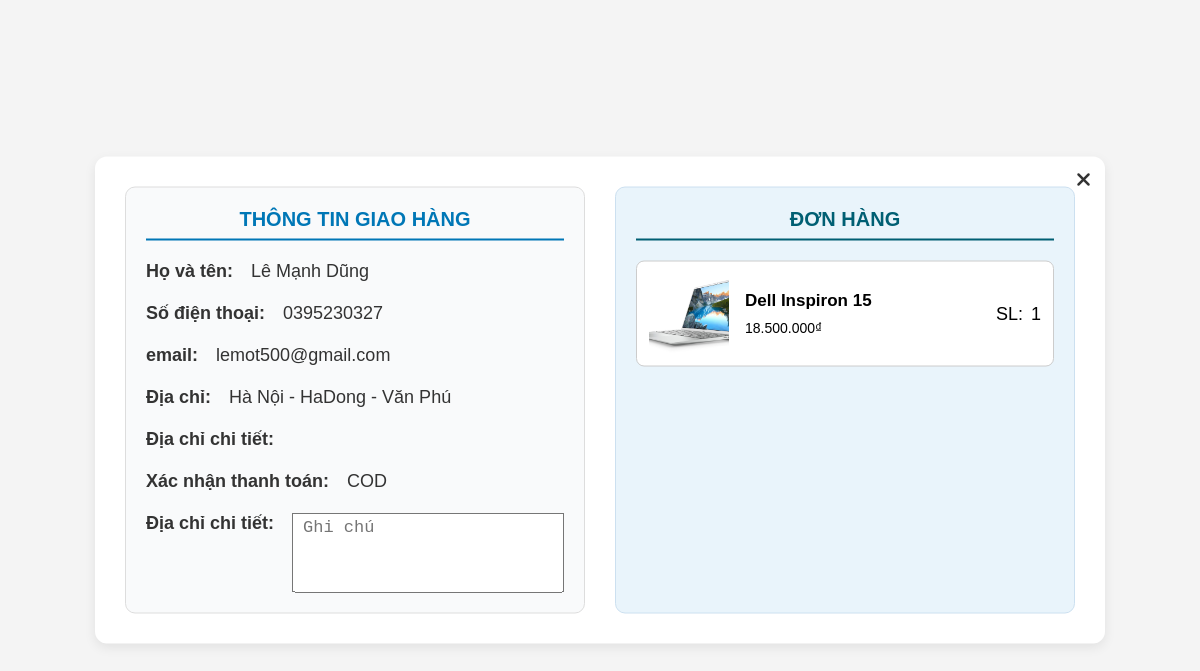
Screenshot of /admin/page_detail_order.php?id=71 with the database file from the repository.
### tables this page shows
CREATE TABLE `orders` (
  `id_order` int(11) NOT NULL,
  `user_id` int(11) DEFAULT NULL,
  `full_name` varchar(100) NOT NULL,
  `phone` varchar(20) NOT NULL,
  `email` varchar(100) DEFAULT NULL,
  `province` varchar(100) NOT NULL,
  `district` varchar(100) NOT NULL,
  `ward` varchar(100) NOT NULL,
  `address_detail` text DEFAULT NULL,
  `note` text DEFAULT NULL,
  `order_date` datetime DEFAULT current_timestamp(),
  `status` enum('Chờ xử lý','Hủy','Hoàn thành') NOT NULL DEFAULT 'Chờ xử lý',
  `total` decimal(10,2) DEFAULT NULL,
  `payment_method` varchar(50) DEFAULT NULL
);

CREATE TABLE `orderdetails` (
  `id_orderdetail` int(11) NOT NULL,
  `order_id` int(11) DEFAULT NULL,
  `product_id` int(11) DEFAULT NULL,
  `quantity` int(11) DEFAULT 1,
  `priceEach` decimal(10,2) DEFAULT NULL
);

CREATE TABLE `products` (
  `id_product` int(11) NOT NULL,
  `name` varchar(255) NOT NULL,
  `description` text DEFAULT NULL,
  `price` decimal(10,2) NOT NULL,
  `image` varchar(255) DEFAULT NULL
);

### admin/page_detail_order.php (the view, shortened to what this page needs)
<?php require_once("../settings/config.php") ?>
<?php
    $id = intval($_GET['id']);
    $sql = "SELECT * FROM orders WHERE id_order = $id";
    $order = $conn->query($sql)->fetch_assoc();
    $sql_items = "SELECT p.name, p.image, od.quantity, od.priceEach
                FROM orderdetails od
                JOIN products p ON od.product_id = p.id_product
                WHERE od.order_id = $id";
    $items = $conn->query($sql_items);
?>
<!DOCTYPE html>
<html lang="vi">
<head>
    <link rel="stylesheet" href="https://cdnjs.cloudflare.com/ajax/libs/font-awesome/6.7.2/css/all.min.css" />
    <link rel="stylesheet" href="../assets/css/base.css">
    <link rel="stylesheet" href="../assets/css/styleAd.css">
</head>
<body>
    <div id="container-Order">
        <div class="detailorder__close">
            <a href="../admin/Ad_order.php"><i class="fa-solid fa-xmark login__close--icon"></i></a>
        </div>
        <form action="" class="container-order">
            <div class="shipping-info">
                <h2>THÔNG TIN GIAO HÀNG</h2>
                <div class="input-group">
                    <div class="card_item">
                        <label for="fullname">Họ và tên: </label>
                        <span><?= htmlspecialchars($order['full_name']) ?></span>
                    </div>
                    <div class="card_item">
                        <label for="phone">Số điện thoại: </label>
                        <span><?= htmlspecialchars($order['phone']) ?></span>
                    </div>
                    <div class="card_item">
                        <label for="email">email: </label>
                        <span><?= htmlspecialchars($order['email']) ?></span>
                    </div>
                    <div class="card_item">
                        <label for="Address">Địa chỉ: </label>
                        <span><?= $order['province'] . ' - ' . $order['district'] .' - '. $order['ward']?></span>
                    </div>
                    <div class="card_item">
                        <label for="Addressdetail">Địa chỉ chi tiết: </label>
                    </div>
                    <div class="card_item">
                        <label>Xác nhận thanh toán: </label>
                        <span><?= htmlspecialchars($order['payment_method']) ?></span>
                    </div>
                    <div class="card_item">
                        <label for="Addressdetail">Địa chỉ chi tiết: </label>
                        <textarea readonly name="note" placeholder="Ghi chú"><?= htmlspecialchars($order['note']) ?></textarea>
                    </div>
                </div>
            </div>
            <div class="order-summary">
                <h2>ĐƠN HÀNG</h2>
                <div class="order-items">
                    <?php while ($item = $items->fetch_assoc()): ?>
                        <div class="order-item">
                            <img src="../assets/images/<?= htmlspecialchars($item['image']) ?>" alt="<?= htmlspecialchars($item['name']) ?>">
                            <div class="item-details">
                                <p><?= htmlspecialchars($item['name']) ?></p>
                                <span class="item-price"><?= number_format($item['priceEach'], 0, ',', '.') ?>₫</span>
                            </div>
                            <div class="quantity-control">
                                <label>SL:</label>
                                <span><?= $item['quantity'] ?></span>
                            </div>
                        </div>
                    <?php endwhile; ?>
                </div>
            </div>
        </div>
</body>
</html>

### assets/css/base.css (style rules this page uses)
:root { --color-primary: #00a8ff80; --color-button-primary: orange; --color-text: black; --color-hover-text: #00a5c6; }
:root { --height-header_container: 100px; --height-header_top: calc(var(--height-header_container) / 2); --height-header_bottom: calc(var(--height-header_container) - var(--height-header_top)); --color-header_text: white; }
* { margin: 0; padding: 0; box-sizing: border-box; }
body { font-size: 18px; }

### assets/css/styleAd.css (style rules this page uses)
body { margin: 0; font-family: Arial, sans-serif; background-color: #f4f4f4; }
h2 { margin-bottom: 20px; }
img { width: 80px; }
h2 { text-align: center; color: #333; margin-bottom: 20px; }
#container-Order { max-width: 1200px; min-width: 1010px; margin: 0 auto; background: #fff; border-radius: 12px; padding: 30px; box-shadow: 0 4px 12px rgba(0, 0, 0, 0.08); z-index: 2; position: absolute; top: 50%; left: 50%; transform: translate(-50%, -50%); }
.detailorder__close { position: absolute; top: 12px; right: 14px; font-size: 20px; transition: transform 0.4s ease; }
.detailorder__close a { text-decoration: none; color: #333; }
.container-order { display: flex; flex-direction: row; gap: 30px; }
.shipping-info { flex: 1; background-color: #f9fafb; padding: 20px; border-radius: 10px; border: 1px solid #ddd; }
.shipping-info h2 { font-size: 20px; color: #0077b6; margin-bottom: 20px; border-bottom: 2px solid #0077b6; padding-bottom: 8px; }
.input-group { display: flex; flex-direction: column; gap: 16px; }
.card_item { display: flex; flex-direction: row; }
.card_item label { font-weight: bold; display: block; margin-bottom: 5px; color: #333; }
.card_item span, .card_item textarea { display: block; color: #333; margin-left: 18px; }
.card_item textarea { resize: none; min-height: 80px; flex: 1; padding: 4px 10px; font-size: 17px; }
.order-summary { flex: 1; background-color: #e9f4fb; padding: 20px; border-radius: 10px; border: 1px solid #cce0f0; }
.order-summary h2 { font-size: 20px; color: #005f73; margin-bottom: 20px; border-bottom: 2px solid #005f73; padding-bottom: 8px; }
.order-items { display: flex; flex-direction: column; gap: 20px; }
.order-item { display: flex; gap: 16px; padding: 12px; background: #fff; border: 1px solid #ccc; border-radius: 8px; align-items: center; }
.order-item img { width: 80px; height: 80px; object-fit: cover; border-radius: 6px; }
.item-details { flex: 1; }
.item-details p { font-weight: 600; font-size: 17px; margin-bottom: 6px; }
.item-price { font-size: 14px; }
.quantity-control { display: flex; align-items: center; gap: 8px; }

### rows the page displays
orders: full_name "Lê Mạnh Dũng", phone "0395230327", email "lemot500@gmail.com", province "Hà Nội", district "HaDong", ward "Văn Phú", payment_method "COD"
orderdetails: product.image (picture), product.name "Dell Inspiron 15", priceEach "18.500.000", quantity "1"
